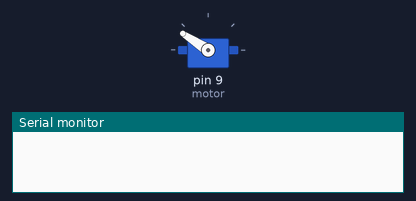
The sketch below on a simulated Arduino Uno, built with avr-gcc and run on an emulated ATmega328P. Parts: servo, the last lines printed to the serial monitor. Random numbers use the default seed unless the sketch sets one.

Above: at 0.1 s.
At 6.1 s:
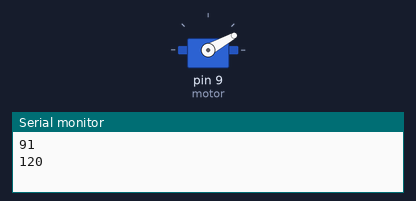
At 18.6 s:
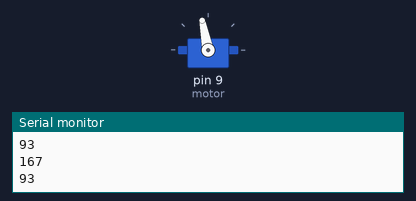
At 38.6 s:
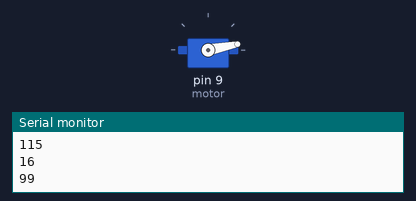
Timing chart, 0 to 40.0 s (numbered marks = the images above):
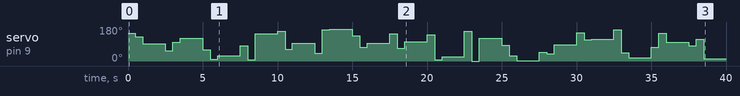

Measured:
- by itself, servo on pin 9 (motor): 147° → 129° at 0.50 s, → 91° 0.50 s later, → 54° 1.5 s later, → 100° 0.50 s later, … (47 changes in this stretch)

The sketch:

movRandom.ino
```cpp
#include <Servo.h>
Servo motor;

void setup() {
  // put your setup code here, to run once:
  Serial.begin(9600);
  motor.attach(9);
  motor.write(0);
}

void loop() {
  // put your main code here, to run repeatedly:
  int i = 0;
  while(i<3){
    motor.write(rand()%170);
    i++;
    delay(500);
  }
  Serial.println(motor.read());
  delay(1000);
}
```
